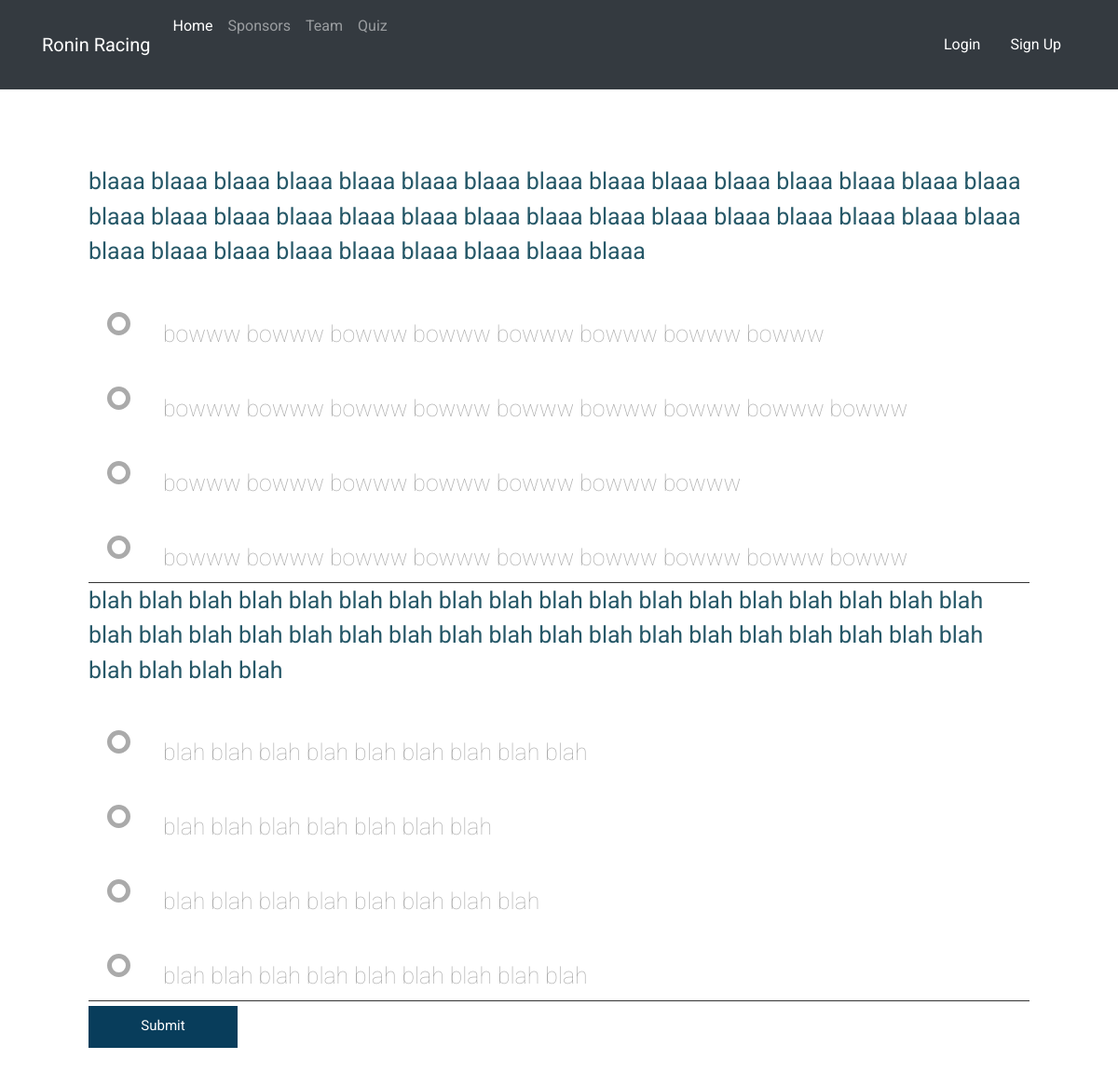
Screenshot of /quiz/exam/ with the database file from the repository.
### quiz/models.py (models this page shows, shortened)
class Question(models.Model):
	question = models.TextField()
	op1 = models.TextField()
	op2 = models.TextField()
	op3 = models.TextField()
	op4 = models.TextField()
	correct_choices = (
		( "op1", "option1"),
		("op2", "option2"),
		("op3", "option3"),
		("op4", "option4"),
		)
	answer = models.CharField(max_length=10,choices=correct_choices)

### quiz/views.py (the view, shortened to what this page needs)
# urls.py: path('exam/', views.exam),
def exam(request):
	time = ExamTime.objects.all()[0]
	print(time.time)
	print(datetime.datetime.now())
	response = {}
	questions = Question.objects.all()
	response["questions"] = questions
	return render(request, "quiz/exam.html", response)

### templates/quiz/exam.html (shortened to what this page needs)
<!DOCTYPE html>
{% load staticfiles %}
<html>
<head>
	<link rel="stylesheet" href="https://stackpath.bootstrapcdn.com/bootstrap/4.3.1/css/bootstrap.min.css">
</head>
<body style="font-family: 'Roboto', sans-serif;">
	<nav class="navbar navbar-expand-lg navbar-dark bg-dark">
    <div class="container">
  <a class="navbar-brand" href="/">Ronin Racing</a>
  <div class="collapse navbar-collapse" id="navbarSupportedContent">
    <ul class="navbar-nav mr-auto">
      <li class="nav-item active">
        <a class="nav-link" href="/">Home</a>
      </li>
      <li class="nav-item">
        <a class="nav-link" href="/spons/">Sponsors</a>
      </li>
      <li class="nav-item">
        <a href="#" class="nav-link">Team</a>
      </li>
      <li class="nav-item">
      	<a href="/quiz/exam/" class="nav-link">Quiz</a>
      </li>
    </ul>
    <a href="/auth/login/" class="nav-link" style="color: white;" >Login</a>
    <a href="/auth/signup/" class="nav-link" style="color: white;">Sign Up</a>
  </div>
</div>
</nav>
<div class="container-fluid">
<div class="form" style="max-width: 80rem; margin: 5rem;">
<form method="POST" action="/quiz/exam/">
	{% if zipped %}
		{% for question,answer in zipped %}
		<div class="question" style="color:#265868" >
			<p>{{question.question}}</p>
		</div>
		<div class="options" style="color: white">
			<ul>
				<li>
			      <input type="radio" name="{{question.pk}}" id="op1{{ forloop.counter}}" value="op1">
			      <label for="op1{{ forloop.counter}}">
				     {{question.op1}}<br>
			      </label>
			      <div class="check"><div class="inside"></div></div>
		        </li>
		        <li>
			      <input type="radio" name="{{question.pk}}" id="op2{{ forloop.counter}}" value="op2">
			      <label for="op2{{ forloop.counter}}">
			      	 {{question.op2}}<br>
			      </label>
			      <div class="check"><div class="inside"></div></div>
			    </li>
			    <li>
			      <input type="radio" name="{{question.pk}}" id="op3{{ forloop.counter}}" value="op3">
                  <label for="op3{{ forloop.counter}}">
			         {{question.op3}}<br>
			      </label>
			      <div class="check"><div class="inside"></div></div>
			    </li>
			    <li>
			      <input type="radio" name="{{question.pk}}" id="op4{{ forloop.counter}}" value="op4">
			      <label for="op4{{ forloop.counter}}">
			      	{{question.op4}}<br>
			      </label>
			      <div class="check"><div class="inside"></div></div>
			    </li>
			</ul>
		</div>
			{% if answer.correct %}
				<h1>=Good Job</h1>
			{% else %}
				<h1>{{question.answer}}</h1>
				<h1>Wrong Attempt</h1>
			{% endif %}
		{% endfor %}
	{% else %}
		{% for question in questions %}
		<div class="question" style="color:#265868; font-size: 25px" >
			<p>{{question.question}}</p>
		</div>
		<div class="options" style="color: white">
				<ul>
				<li>
			      <label for="op1{{ forloop.counter}}">
				     {{question.op1}}<br>
			      </label>
			      <div class="check"><div class="inside"></div></div>
		        </li>
		        <li>
			      <label for="op2{{ forloop.counter}}">
			      	 {{question.op2}}<br>
			      </label>
			      <div class="check"><div class="inside"></div></div>
			    </li>
			    <li>
                  <label for="op3{{ forloop.counter}}">
			         {{question.op3}}<br>
			      </label>
			      <div class="check"><div class="inside"></div></div>
			    </li>
			    <li>
			      <label for="op4{{ forloop.counter}}">
			      	{{question.op4}}<br>
			      </label>
			      <div class="check"><div class="inside"></div></div>
			    </li>
			</ul>
			</div>
		{% endfor %}
	{% endif %}
	<input type="submit" name="submit">
</form>
</div>
</div>
</body>
</html>

### templates/quiz/exam.html (style rules this page uses)
.form ul { list-style: none; margin: 0; padding: 0; overflow: auto; }
.form input[type="submit"], .form input[type="button"] { box-sizing: border-box; -webkit-box-sizing: border-box; -moz-box-sizing: border-box; width: 10rem; padding: 1%; background: #083d5b; border-bottom: 2px solid #083d5b; border-top-style: none; border-right-style: none; border-left-style: none; color: #fff; font-size: 15px; margin-top: 5px; }
.options { border-bottom: 1px solid #333; }
ul li { color: #AAAAAA; display: block; position: relative; float: left; width: 100%; height: 80px; border-bottom: 0px solid #333; }
ul li label { display: block; position: relative; font-weight: 30; font-size: 1.55em; padding: 25px 25px 25px 80px; margin: 10px auto; height: 10px; z-index: 9; cursor: pointer; -webkit-transition: all 0.25s linear; }
ul li .check { display: block; position: absolute; border: 5px solid #AAAAAA; border-radius: 100%; height: 25px; width: 25px; top: 30px; left: 20px; z-index: 5; transition: border .25s linear; -webkit-transition: border .25s linear; }
ul li .check::before { display: block; position: absolute; content: ''; border-radius: 100%; height: 15px; width: 15px; top: 5px; left: 5px; margin: auto; transition: background 0.25s linear; -webkit-transition: background 0.25s linear; }

### rows the page displays
Question: question "blaaa blaaa blaaa blaaa blaaa blaaa blaaa blaaa blaaa blaaa blaaa blaaa blaaa blaaa blaaa blaaa blaaa blaaa blaaa blaaa blaaa blaaa blaaa blaaa blaaa blaaa blaaa blaaa blaaa blaaa blaaa blaaa blaaa blaaa blaaa blaaa blaaa blaaa blaaa", op1 "bowww bowww bowww bowww bowww bowww bowww bowww", op2 "bowww bowww bowww bowww bowww bowww bowww bowww bowww", op3 "bowww bowww bowww bowww bowww bowww bowww", op4 "bowww bowww bowww bowww bowww bowww bowww bowww bowww"
Question: question "blah blah blah blah blah blah blah blah blah blah blah blah blah blah blah blah blah blah blah blah blah blah blah blah blah blah blah blah blah blah blah blah blah blah blah blah blah blah blah blah", op1 "blah blah blah blah blah blah blah blah blah", op2 "blah blah blah blah blah blah blah", op3 "blah blah blah blah blah blah blah blah", op4 "blah blah blah blah blah blah blah blah blah"
